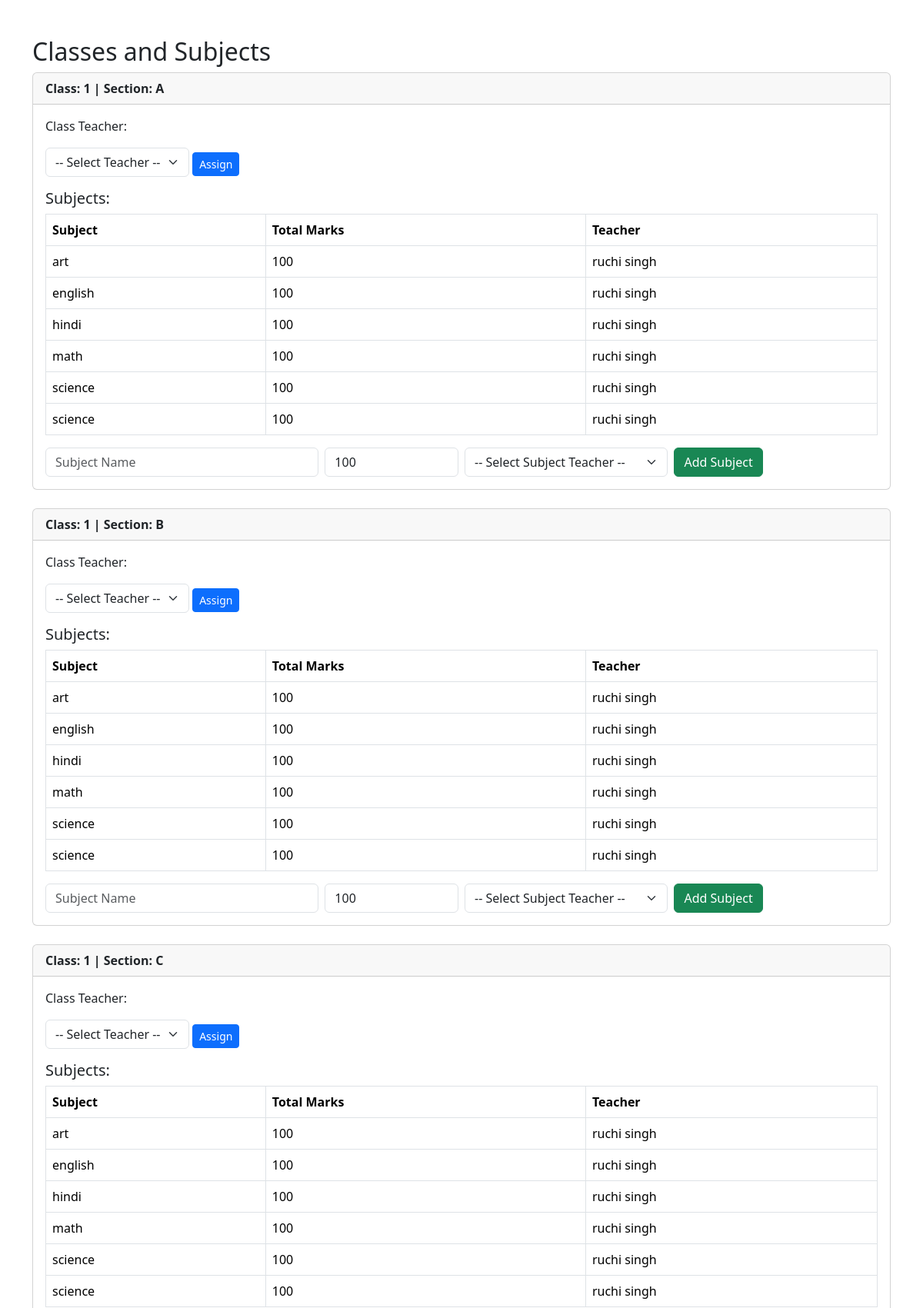
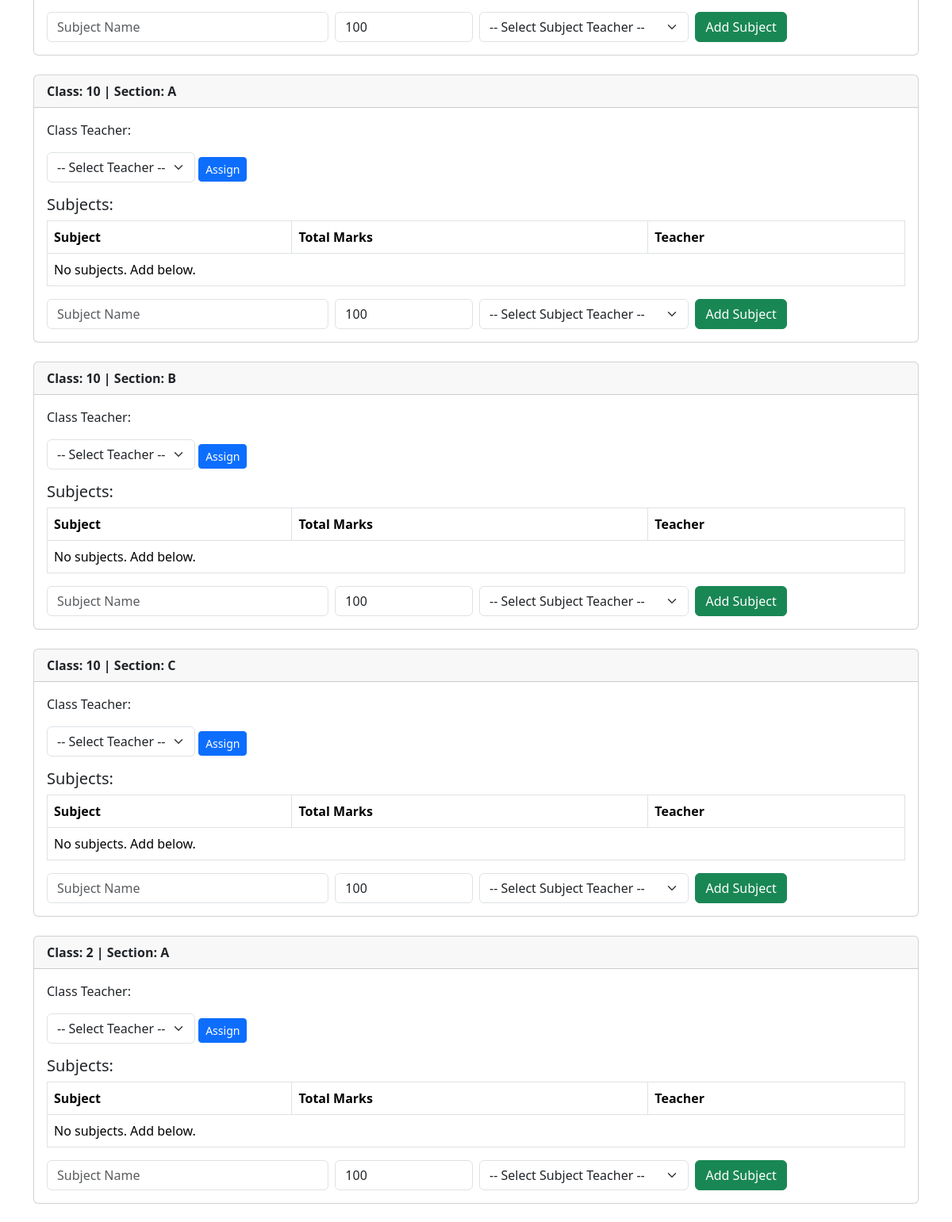
/admin/manage_subjects.php (signed in, upper part), run on the app's committed database (2 pictures, top to bottom).
### tables this page shows
CREATE TABLE `classrooms` (
  `classroom_id` varchar(20) NOT NULL,
  `class_name` varchar(50) NOT NULL,
  `section` varchar(5) NOT NULL
);

CREATE TABLE `classes` (
  `id` varchar(20) NOT NULL,
  `name` varchar(50) NOT NULL,
  `description` varchar(255) DEFAULT NULL,
  `tuition_fee` decimal(10,2) DEFAULT 0.00,
  `class_teacher_id` varchar(20) DEFAULT NULL,
  `teacher_id` varchar(20) DEFAULT NULL
);

CREATE TABLE `subjects` (
  `id` varchar(20) NOT NULL,
  `class_id` varchar(20) DEFAULT NULL,
  `name` varchar(100) DEFAULT NULL,
  `teacher_id` varchar(20) DEFAULT NULL,
  `total_marks` int(11) DEFAULT 100
);

CREATE TABLE `teachers` (
  `teacher_id` varchar(20) NOT NULL,
  `name` varchar(100) NOT NULL,
  `subject` varchar(100) NOT NULL,
  `email` varchar(100) DEFAULT NULL,
  `phone` varchar(20) DEFAULT NULL,
  `classroom_id` varchar(20) DEFAULT 'NA',
  `photo` varchar(255) DEFAULT NULL
);

### admin/manage_subjects.php (the view, shortened to what this page needs)
<?php
require_once("../common/config.php");
$teachers = [];
$res = $conn->query("SELECT teacher_id, name FROM teachers ORDER BY name");
if($res && $res->num_rows > 0) $teachers = $res->fetch_all(MYSQLI_ASSOC);
$sql = "
SELECT
    cr.classroom_id,
    cr.class_name AS classroom_name,
    cr.section,
    cl.id AS class_id,
    cl.name AS class_name_text,
    cl.class_teacher_id,
    t.name AS class_teacher_name
FROM classrooms cr
LEFT JOIN classes cl ON cr.class_name = cl.name
LEFT JOIN teachers t ON cl.class_teacher_id = t.teacher_id
ORDER BY cr.class_name, cr.section
";
$res = $conn->query($sql);
$classrooms = $res->fetch_all(MYSQLI_ASSOC);
$subjects = [];
$res = $conn->query("SELECT * FROM subjects ORDER BY name");
if($res && $res->num_rows>0) {
    while($row = $res->fetch_assoc()) {
        $subjects[$row['class_id']][] = $row;
    }
}
?>
<!DOCTYPE html>
<html lang="en">
<head>
<link href="https://cdn.jsdelivr.net/npm/bootstrap@5.3.2/dist/css/bootstrap.min.css" rel="stylesheet">
</head>
<body>
<div class="container my-5">
<h2>Classes and Subjects</h2>
<?php foreach($classrooms as $c): ?>
<div class="card mb-4">
<div class="card-header">
    <strong>Class: <?= htmlspecialchars($c['class_name_text'] ?? $c['classroom_name']) ?> | Section: <?= htmlspecialchars($c['section']) ?></strong>
</div>
<div class="card-body">
    <p>
        Class Teacher:
        <?php if($c['class_teacher_id']): ?>
            <?= htmlspecialchars($c['class_teacher_name']) ?>
        <?php else: ?>
            <form method="post" class="d-inline">
                <select name="teacher_id" class="form-select d-inline w-auto" required>
                    <option value="">-- Select Teacher --</option>
                </select>
                <button type="submit" name="assign_class_teacher" class="btn btn-sm btn-primary">Assign</button>
            </form>
        <?php endif; ?>
    </p>
    <h5>Subjects:</h5>
    <table class="table table-bordered">
    <thead>
        <tr>
            <th>Subject</th>
            <th>Total Marks</th>
            <th>Teacher</th>
        </tr>
    </thead>
    <tbody>
        <?php if(isset($subjects[$c['class_id']])): ?>
            <?php foreach($subjects[$c['class_id']] as $s): ?>
            <tr>
                <td><?= htmlspecialchars($s['name']) ?></td>
                <td><?= $s['total_marks'] ?></td>
                <td>
                    <?php
                        $sub_teacher_name = "-";
                        foreach($teachers as $t) if($t['teacher_id']==$s['teacher_id']) $sub_teacher_name=$t['name'];
                        echo htmlspecialchars($sub_teacher_name);
                    ?>
                </td>
            </tr>
            <?php endforeach; ?>
        <?php else: ?>
            <tr><td colspan="3">No subjects. Add below.</td></tr>
        <?php endif; ?>
    </tbody>
    </table>
    <form method="post" class="row g-2">
        <div class="col-md-4">
            <input type="text" name="subject_name" class="form-control" placeholder="Subject Name" required>
        </div>
        <div class="col-md-2">
            <input type="number" name="total_marks" class="form-control" placeholder="Total Marks" value="100">
        </div>
        <div class="col-md-3">
            <select name="teacher_id" class="form-select" required>
                <option value="">-- Select Subject Teacher --</option>
            </select>
        </div>
        <div class="col-md-3">
            <button type="submit" name="add_subject" class="btn btn-success">Add Subject</button>
        </div>
    </form>
</div>
</div>
<?php endforeach; ?>
</div>
</body>
</html>

### data on the page
classrooms: classes.name "1", section "A"
subjects: name "art", total_marks "100", teacher.name "ruchi singh"
subjects: name "english", total_marks "100", teacher.name "ruchi singh"
subjects: name "hindi", total_marks "100", teacher.name "ruchi singh"
subjects: name "math", total_marks "100", teacher.name "ruchi singh"
subjects: name "science", total_marks "100", teacher.name "ruchi singh"
subjects: name "science", total_marks "100", teacher.name "ruchi singh"
classrooms: classes.name "1", section "B"
classrooms: classes.name "1", section "C"
classrooms: classes.name "10", section "A", shows "No subjects. Add below."
classrooms: classes.name "10", section "B", shows "No subjects. Add below."
classrooms: classes.name "10", section "C", shows "No subjects. Add below."
classrooms: classes.name "2", section "A", shows "No subjects. Add below."
